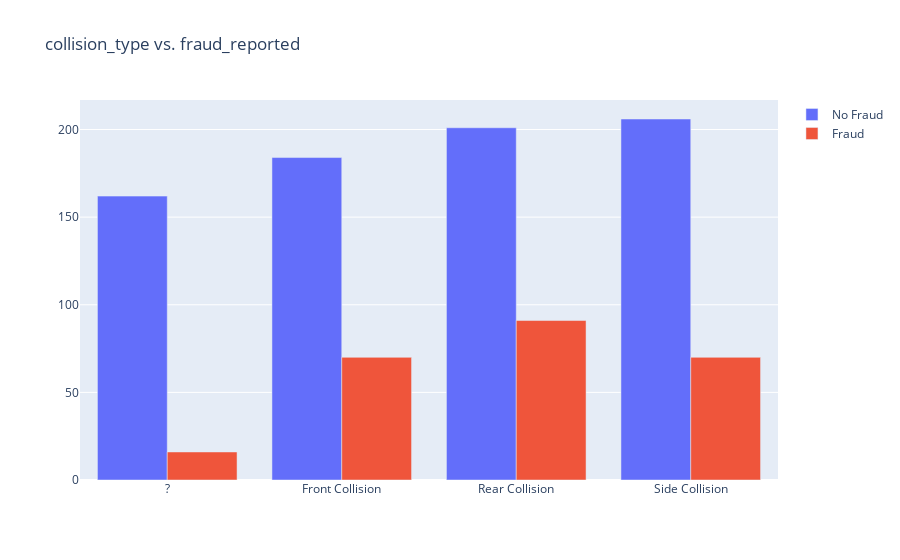

The notebook cell saved with this chart:
### Markdown cell above
Multi-vehicle and single vehicle collisions have more number of frauds compared to parked and vehicle theft. One of the reasons could be that in a collision, there is high possibility of more damage to car, as well as the passengers and hence the need to file false insurance claims.

### Code cell
vis_data(df, 'collision_type')

### Figure 1 — Plotly figure (JSON) as saved in the notebook; plotly's stock layout.template omitted (floating-point values rounded to 4 significant figures)
{"data": [{"name": "No Fraud", "type": "bar", "x": ["?", "Front Collision", "Rear Collision", "Side Collision"], "y": [162, 184, 201, 206]}, {"name": "Fraud", "type": "bar", "x": ["?", "Front Collision", "Rear Collision", "Side Collision"], "y": [16, 70, 91, 70]}], "layout": {"barmode": "group", "title": {"text": "collision_type vs. fraud_reported"}}}
